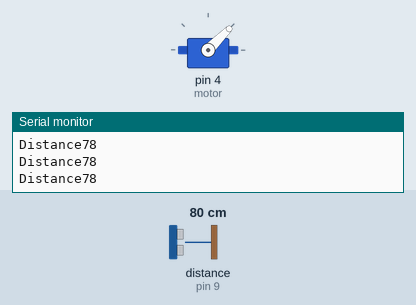
This sketch was run on a simulated Arduino Uno, built with avr-gcc and run on an emulated ATmega328P. Shown: servo, the last lines printed to the serial monitor. Wiring (inferred from the names in the program): ultrasonic range finder: trigger pin 10; echo pin 9. The test bench sets the inputs (shaded band); at power-on: distance to the obstacle (sensor on pin 9) 80 cm. The echo pulse lasts 58.3 µs per cm.

Above: at 1.2 s.
1.3 s: distance to the obstacle (sensor on pin 9) set to 97 cm
4.3 s: distance to the obstacle (sensor on pin 9) set to 106 cm
At 5.5 s:
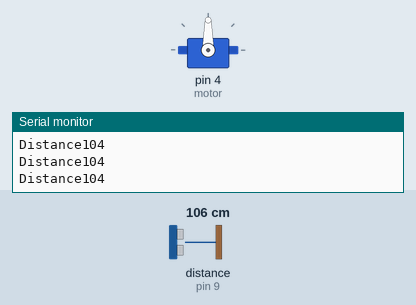
5.8 s: distance to the obstacle (sensor on pin 9) set to 199 cm
8.8 s: distance to the obstacle (sensor on pin 9) set to 208 cm
At 10.0 s:
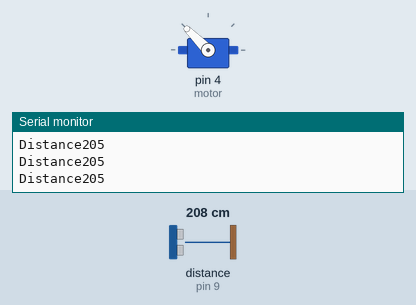
10.3 s: distance to the obstacle (sensor on pin 9) set to 18 cm
At 11.3 s:
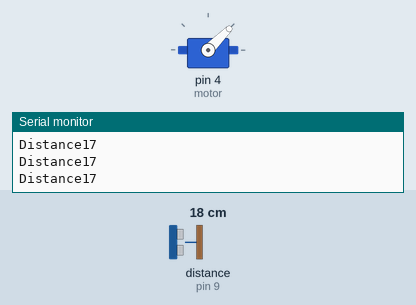
13.3 s: distance to the obstacle (sensor on pin 9) set to 120 cm
At 14.6 s:
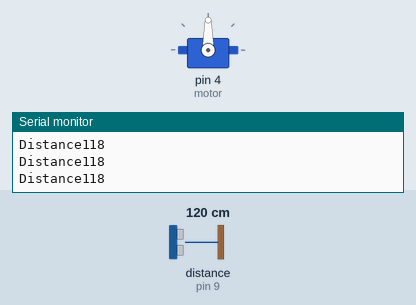
Timing chart, 0 to 15.8 s (numbered marks = the images above; inputs shaded):
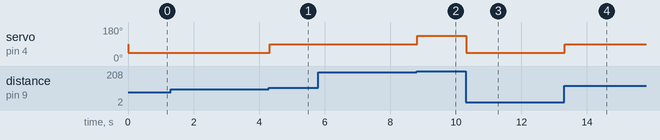

Measured:
- the behaviour switches between 102 and 103 cm on distance to the obstacle (sensor on pin 9) (found by bisection; images 0 and 1)
- the behaviour switches between 203 and 204 cm on distance to the obstacle (sensor on pin 9) (found by bisection; images 1 and 2)
- after the input at 4.3 s, servo on pin 4 (motor): 45° → 90° at once
- after the input at 8.8 s, servo on pin 4 (motor): 90° → 135° at once
- after the input at 10.3 s, servo on pin 4 (motor): 135° → 45° at once
- after the input at 13.3 s, servo on pin 4 (motor): 45° → 90° at once

The sketch:

Production_line_control_system.ino
```cpp
#include <Servo.h>
Servo motor;
int tr=10,ec=9; //pin for sensor
int x=0; //duration of the pulse
int d=0; //distance

void setup() {

motor.attach(4);
pinMode(tr,OUTPUT);
pinMode(ec,INPUT);
Serial.begin(9600);
}

void loop() {

digitalWrite(tr,0);
delayMicroseconds(2);

digitalWrite(tr,1);
delayMicroseconds(10);
digitalWrite(tr,0);

x=pulseIn(ec,1);
d=x*0.034/2; // determine the distance in cm
Serial.print("Distance");
Serial.println(d);
// ranges of small,midium and large boxes:
if (d<300 && d>200) {
  motor.write(135);
  }
  else if (d<199 && d>100){
    motor.write(90);
    }
    else if (d<99 && d>0){
      motor.write(45);
      }
}
```
